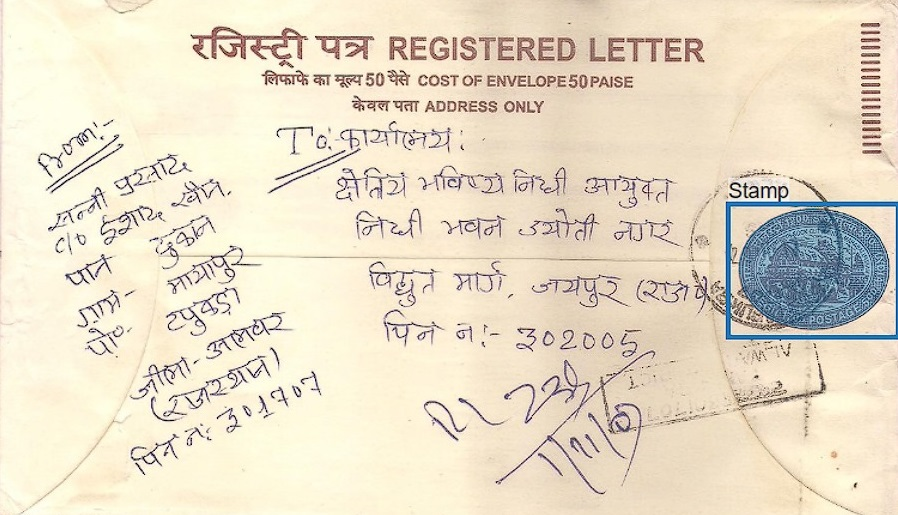
#> input picture data/post_image.jpeg, 898 x 515 px
$ jupyter execute main.ipynb
#> lines starting #> are read from the running program, lines starting #| are printed output that depends on the picture; after the words box and inside, x2 and y2 are one past the last pixel; in counts of white or black regions, pixels touching at a corner belong together
[cell 1]
import sys
sys.path.append('/kaggle/working')

[cell 2]
import cv2
from PIL import Image
import numpy as np

[cell 3]
class img_proc:
    def adaptive_intensity_scaling(
        self,
        image : np.ndarray[np.uint8],
        epsilon = 0.0001,
        quantiles : tuple[int,int] = (0.25,0.95),
        rescale = False,
        ret_thresholds = False,
    ) -> np.ndarray[np.uint8]:
        """
        Adaptively rescales the brightness of the image by performing min max scaling between the
        -quantiles[0]% quantile value (value which is greater than quantiles[0]% of all values present)
        and
        -quantiles[1]% quantile value (value which is greater than quantiles[1]% of all values present)
        epsilon is a small constant added to prevent zero division error when min max scaling
        """
        image_reciprocated = image.astype(np.float64)
        min_val,max_val = np.quantile(image_reciprocated.flatten(),quantiles)
        image_reciprocated[image_reciprocated < min_val] = min_val
        image_reciprocated[image_reciprocated > max_val] = max_val
        if rescale:
            image_reciprocated = (image_reciprocated - image_reciprocated.min()) / (image_reciprocated.max() - image_reciprocated.min() + epsilon)
            image_reciprocated = (image_reciprocated * 255)

        if ret_thresholds:
            return image_reciprocated.astype(np.uint8), min_val,max_val
        return image_reciprocated.astype(np.uint8)


    def resize_image_with_aspect_ratio(self,image, max_size=1200):
        h, w = image.shape[:2]

        # Determine the scale factor and new dimensions
        if h > w:
            scale_factor = max_size / h
            new_h = max_size
            new_w = int(w * scale_factor)
        else:
            scale_factor = max_size / w
            new_w = max_size
            new_h = int(h * scale_factor)
        # Resize the image
        resized_image = cv2.resize(image, (new_w, new_h))
        return resized_image

    def get_segmentation_mask_temp(self,img_slice,max_size = 1000, threshold = True, threshold_and_smooth = True):
        img_slice = cv2.cvtColor(img_slice, cv2.COLOR_RGB2GRAY)
        img_slice = self.resize_image_with_aspect_ratio(img_slice, max_size = max_size)
        # img_slice, min_val,max_val = self.adaptive_intensity_scaling(img_slice,quantiles=[0.25,0.75], rescale = True, ret_thresholds = True)
        img_slice = cv2.createCLAHE(clipLimit=8.0, tileGridSize=(50, 50)).apply(img_slice)
        # bias_adaption = adaptive_intensity_scaling(clahe_adapted,quantiles=[0.10,0.90], rescale = True)
        # clahe_adapted = cv2.createCLAHE(clipLimit=2.0, tileGridSize=(50, 50)).apply(bias_adaption)
        img_slice, min_val,max_val= self.adaptive_intensity_scaling(img_slice,quantiles=[0.01,0.99], rescale = True, ret_thresholds = True)
        mask = img_slice
        if threshold or threshold_and_smooth:
            mask = ((mask < 90))*np.uint8(255)
        return mask

[cell 4]
img = Image.open('data/post_image.jpeg')
#> img is the input picture: PIL image 898x515 RGB; mean R, G, B 231.8, 221.1, 200.2
img

[cell 5]
img_arr = np.array(img)
print(img_arr.shape)
#| (515, 898, 3)

[cell 6]
processed_img = img_proc().get_segmentation_mask_temp(img_arr,700)
#> in get_segmentation_mask_temp, `img_slice = cv2.cvtColor(img_slice, cv2.COLOR_RGB2GRAY)`:
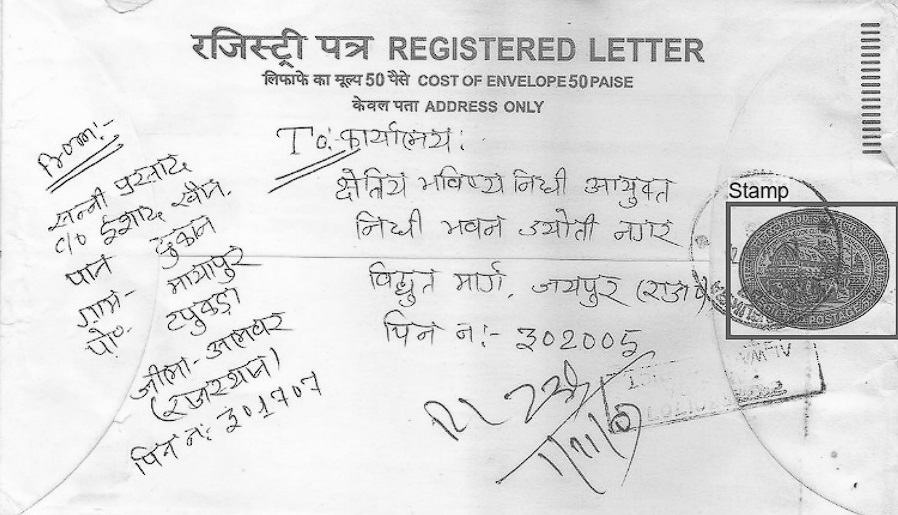
#> img_slice: shape (515, 898); min 0, max 254, mean 221.9
#> in resize_image_with_aspect_ratio, `resized_image = cv2.resize(image, (new_w, new_h))`:
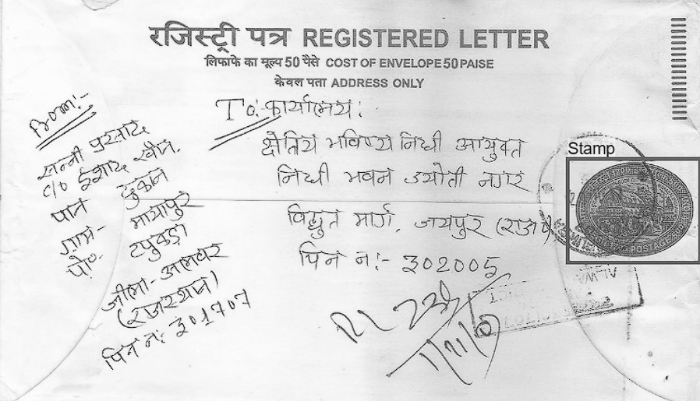
#> resized_image: shape (401, 700); min 6, max 254, mean 221.8
#> in get_segmentation_mask_temp, `img_slice = cv2.createCLAHE(clipLimit=8.0, tileGridSize=(50, 50)).appl..`:
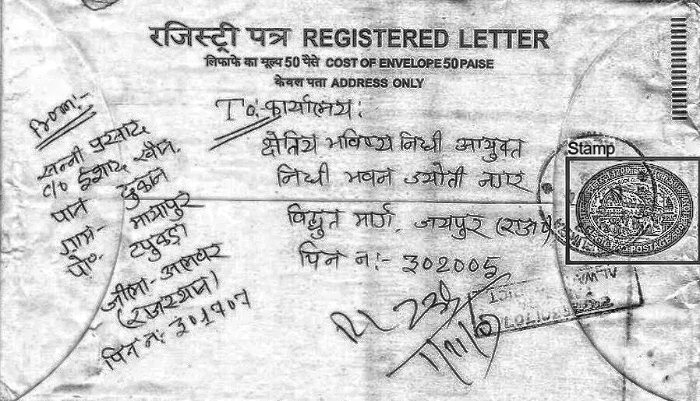
#> img_slice: shape (401, 700); min 2, max 255, mean 203.5
#> in adaptive_intensity_scaling, `min_val,max_val = np.quantile(image_reciprocated.flatten(),quantiles)`: min_val = 28; max_val = 255
#> in adaptive_intensity_scaling, `image_reciprocated[image_reciprocated < min_val] = min_val`: image_reciprocated: shape (401, 700) float64; min 28, max 255, mean 203.6
#> in adaptive_intensity_scaling, `image_reciprocated = (image_reciprocated - image_reciprocated.min()) /..`:
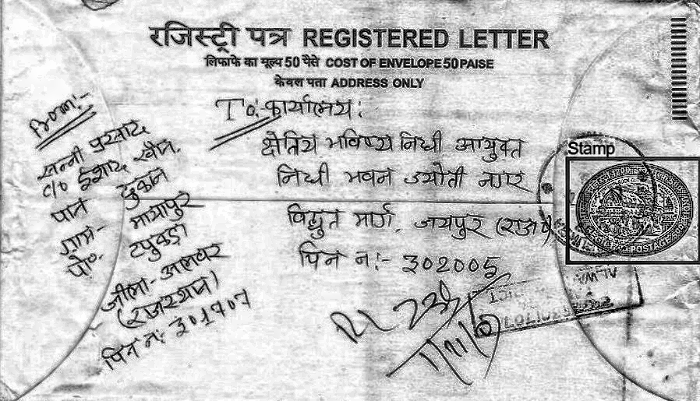
#> image_reciprocated: shape (401, 700) float64; min 0, max 1, mean 0.774
#> in get_segmentation_mask_temp, `img_slice, min_val,max_val= self.adaptive_intensity_scaling(img_slice,..`: min_val = 28; max_val = 255
#> in get_segmentation_mask_temp, `mask = ((mask < 90))*np.uint8(255)`:
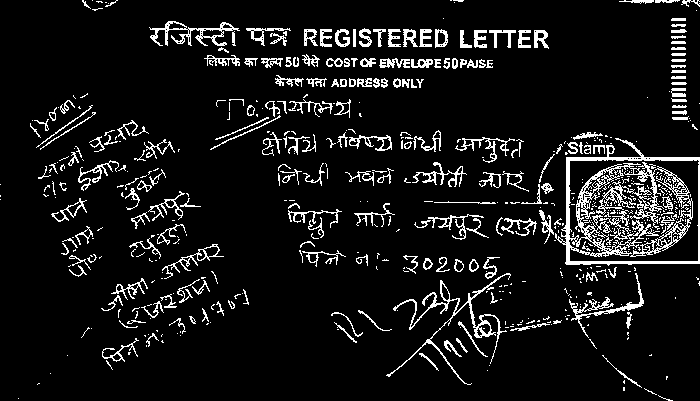
#> mask: shape (401, 700); 8.8% white in thin lines or dots

[cell 7]
Image.fromarray(processed_img)

[cell 8]
import os
import requests
def download_from_bse_india(url, file_output_dir = './', file_name = 'document.pdf', chunk_size = 1024 * 1024 * 2):
    headers = {
        "accept": "text/html,application/xhtml+xml,application/xml;q=0.9,image/avif,image/webp,image/apng,/;q=0.8,application/signed-exchange;v=b3;q=0.7",
        "accept-encoding": "gzip, deflate, br, zstd",
        "accept-language": "en-US,en;q=0.9",
        "cache-control": "no-cache, no-store, must-revalidate",
        "pragma": "no-cache",
        "expires": "0",
        "priority": "u=0, i",
        "referer": "https://www.google.com/",
        "sec-ch-ua": '"Chromium";v="128", "Not;A=Brand";v="24", "Google Chrome";v="128"',
        "sec-ch-ua-mobile": "?0",
        "sec-ch-ua-platform": '"Windows"',
        "sec-fetch-dest": "document",
        "sec-fetch-mode": "navigate",
        "sec-fetch-site": "cross-site",
        "sec-fetch-user": "?1",
        "upgrade-insecure-requests": "1",
        "user-agent": "Mozilla/5.0 (Windows NT 10.0; Win64; x64) AppleWebKit/537.36 (KHTML, like Gecko) Chrome/128.0.0.0 Safari/537.36"
    }
    response = requests.get(url,headers = headers, stream=True)
    os.makedirs(file_output_dir, exist_ok=True)
    if response.ok:
        print(f"status code : {response.status_code} file_size : {int(response.headers.get('Content-Length')) / 1024 / 1024 : .2f}MB")
        output_path = os.path.join(file_output_dir, file_name)
        with open(output_path, "wb") as file:
            for chunk in response.iter_content(chunk_size=chunk_size):
                if chunk:
                    file.write(chunk)
        print(f"PDF downloaded successfully to {output_path}")
    else:
        print(f"Failed to download PDF. Status code: {response.status_code}")

[cell 9]
download_from_bse_india('https://www.bseindia.com/xml-data/corpfiling/AttachLive/d608e774-dbbb-47c8-80aa-74c96ccd39a2.pdf','something','asdf.pdf')
#> (the call stopped at in download_from_bse_india, `response = requests.get(url,headers = headers, stream=True)`: the network is not available in this run)

$ run again, with data/image.png saved as data/post_image.jpeg
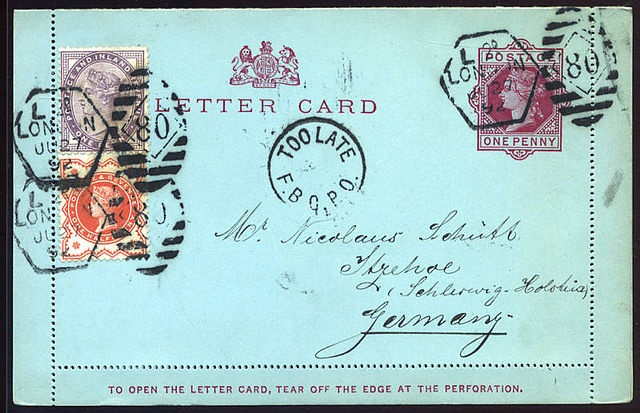
#> input picture data/image.png, 640 x 413 px
#> img is the input picture: PIL image 640x413 RGB; mean R, G, B 165.2, 196, 196.1
#| (413, 640, 3)
#> in get_segmentation_mask_temp, `img_slice = cv2.createCLAHE(clipLimit=8.0, tileGridSize=(50, 50)).appl..`:
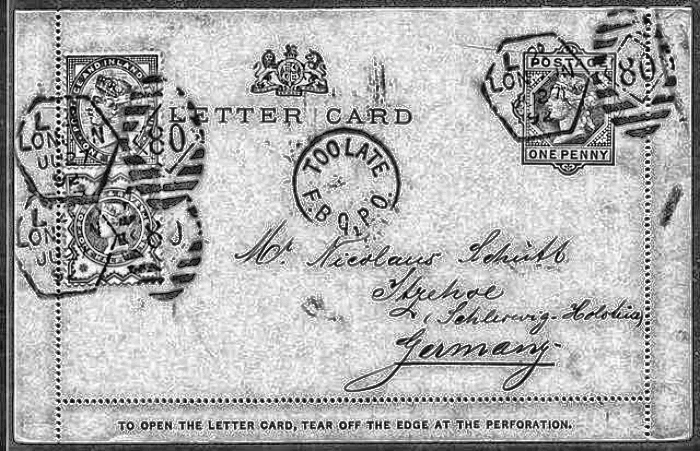
#> img_slice: shape (451, 700); min 1, max 255, mean 174.3
#> in adaptive_intensity_scaling, `min_val,max_val = np.quantile(image_reciprocated.flatten(),quantiles)`: min_val = 15; max_val = 252
#> in get_segmentation_mask_temp, `img_slice, min_val,max_val= self.adaptive_intensity_scaling(img_slice,..`: min_val = 15; max_val = 252
#> in get_segmentation_mask_temp, `mask = ((mask < 90))*np.uint8(255)`:
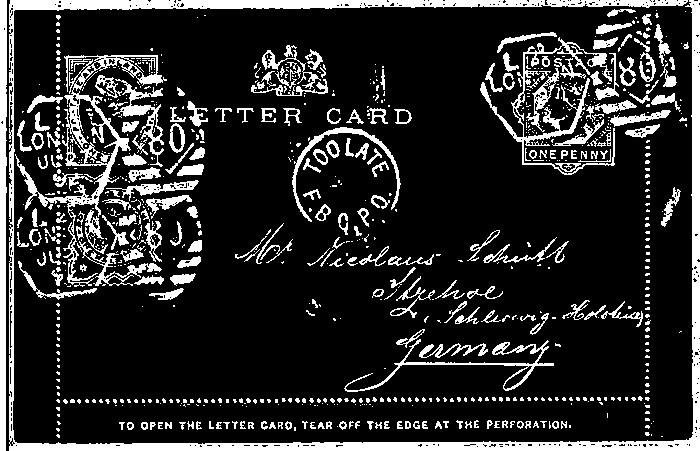
#> mask: shape (451, 700); 17% white; 858 white regions (629 under 20 px), largest, box (x1, y1, x2, y2) and area: (9, 0, 700, 451) 15988, (15, 55, 167, 287) 3926, (0, 0, 7, 451) 2831

$ run again, with data/image1.png saved as data/post_image.jpeg
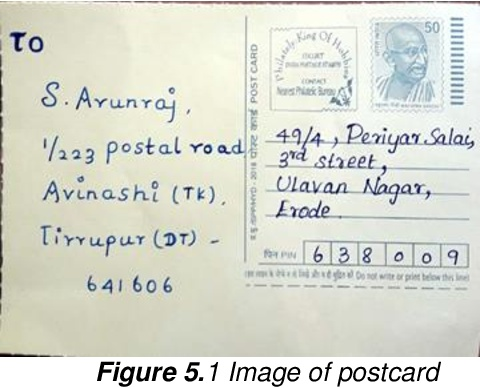
#> input picture data/image1.png, 480 x 388 px
#> img is the input picture: PIL image 480x388 RGB; mean R, G, B 215.8, 218.3, 207.9
#| (388, 480, 3)
#> in adaptive_intensity_scaling, `min_val,max_val = np.quantile(image_reciprocated.flatten(),quantiles)`: min_val = 27; max_val = 255
#> in adaptive_intensity_scaling, `image_reciprocated = (image_reciprocated - image_reciprocated.min()) /..`:
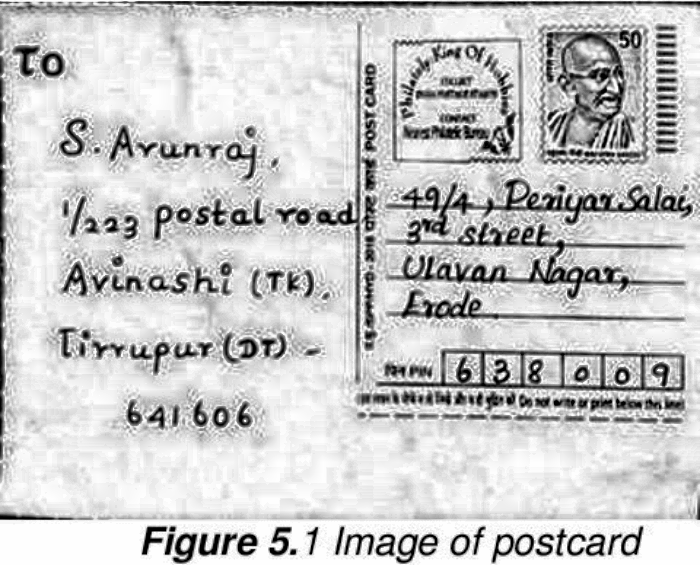
#> image_reciprocated: shape (565, 700) float64; min 0, max 1, mean 0.787
#> in get_segmentation_mask_temp, `img_slice, min_val,max_val= self.adaptive_intensity_scaling(img_slice,..`: min_val = 27; max_val = 255
#> in get_segmentation_mask_temp, `mask = ((mask < 90))*np.uint8(255)`:
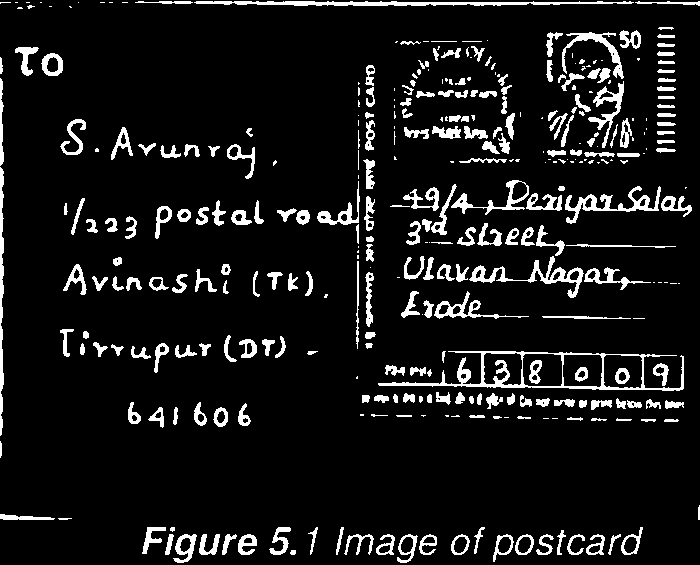
#> mask: shape (565, 700); 8.9% white; 354 white regions (111 under 20 px), largest, box (x1, y1, x2, y2) and area: (378, 351, 684, 391) 2191, (194, 1, 634, 6) 1414, (469, 256, 584, 298) 994
